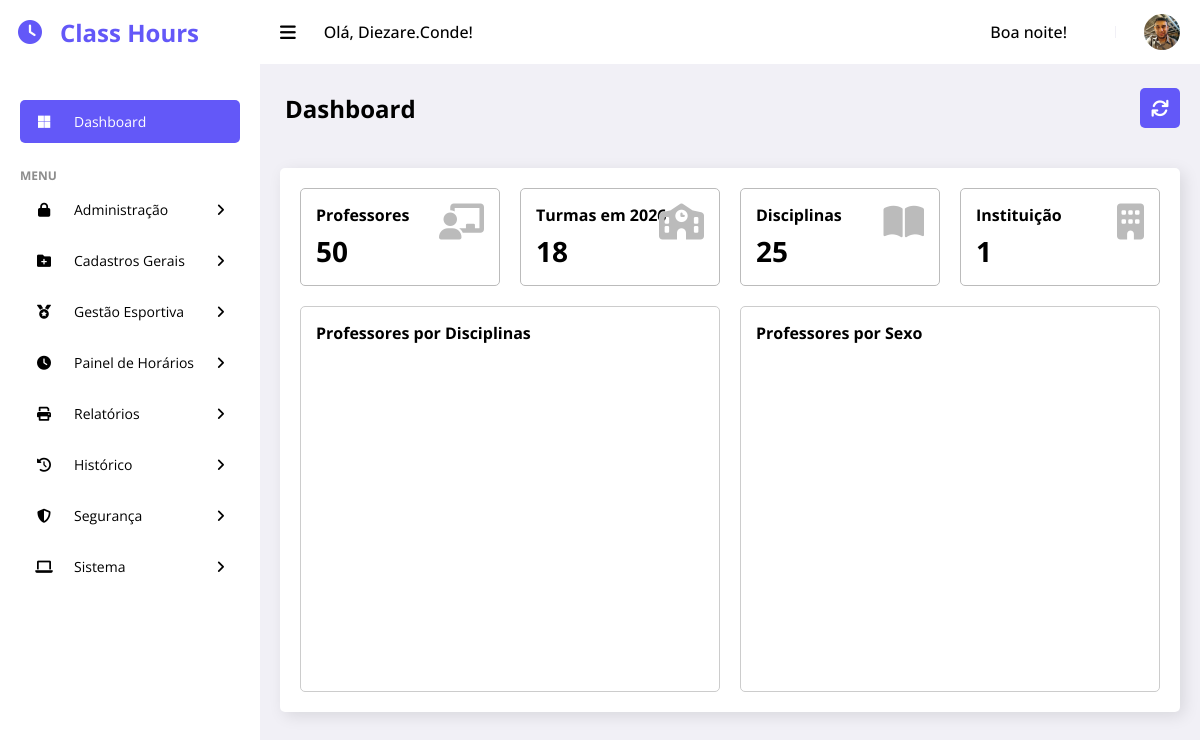
Screenshot of /app/pages/dashboard.php (signed in) with the database file from the repository.
### tables this page shows
CREATE TABLE `usuario` (
  `id_usuario` int(11) NOT NULL,
  `nome_usuario` varchar(50) NOT NULL,
  `email_usuario` varchar(100) NOT NULL,
  `senha_usuario` varchar(255) NOT NULL,
  `nivel_usuario` varchar(25) NOT NULL,
  `situacao_usuario` enum('Ativo','Inativo') NOT NULL DEFAULT 'Ativo',
  `data_cadastro_usuario` datetime NOT NULL DEFAULT current_timestamp(),
  `data_alteracao_senha_usuario` datetime DEFAULT NULL,
  `imagem_usuario` varchar(255) DEFAULT NULL
);

CREATE TABLE `ano_letivo` (
  `id_ano_letivo` int(11) NOT NULL,
  `ano` year(4) NOT NULL,
  `data_inicio` date NOT NULL,
  `data_fim` date NOT NULL,
  `data_cadastro` datetime DEFAULT current_timestamp()
);

### app/pages/dashboard.php (the view, shortened to what this page needs)
<?php
require_once __DIR__ . '/../../configs/init.php';
include_once APP_SERVER_PATH . '/models/header.php';
$idAnoLetivo = null;
$anoLabel		= date('Y');
$stmt = $pdo->query("
		SELECT id_ano_letivo, ano
		FROM ano_letivo
		WHERE CURDATE() BETWEEN data_inicio AND data_fim
		LIMIT 1
");
if ($row = $stmt->fetch(PDO::FETCH_ASSOC)) {
		$idAnoLetivo = (int)$row['id_ano_letivo'];
		$anoLabel		= $row['ano'];
}
$totalProf = (int)$pdo->query("SELECT COUNT(*) FROM professor")->fetchColumn();
$totalDisc = (int)$pdo->query("SELECT COUNT(*) FROM disciplina")->fetchColumn();
$totalInst = (int)$pdo->query("SELECT COUNT(*) FROM instituicao")->fetchColumn();
$totalTurmas = 0;
if ($idAnoLetivo) {
		$stmtTurmas = $pdo->prepare("SELECT COUNT(*) FROM turma WHERE id_ano_letivo = ?");
		$stmtTurmas->execute([$idAnoLetivo]);
		$totalTurmas = (int)$stmtTurmas->fetchColumn();
}
?>
<main>
	<div class="page-header">
		<h1>Dashboard</h1>
			<a href="<?php echo PAGES_PATH; ?>/horarios.php" class="btn-add" aria-label="Gerar Horários" title="Gerar Horários">
				<i class="fa-solid fa-arrows-rotate"></i> Gerar Horários
			</a>
	</div>
	<div class="data">
		<div class="content-data">
			<div class="row-cards">
				<div class="card">
					<p class="card-title">Professores</p>
					<h2 class="card-number"><?php echo $totalProf; ?></h2>
					<i class="fa-solid fa-chalkboard-teacher card-icon"></i>
				</div>
				<div class="card">
					<p class="card-title">Turmas em <?php echo htmlspecialchars($anoLabel); ?></p>
					<h2 class="card-number"><?php echo $totalTurmas; ?></h2>
					<i class="fa-solid fa-school card-icon"></i>
				</div>
				<div class="card">
					<p class="card-title">Disciplinas</p>
					<h2 class="card-number"><?php echo $totalDisc; ?></h2>
					<i class="fa-solid fa-book-open card-icon"></i>
				</div>
				<div class="card">
					<p class="card-title">Instituição</p>
					<h2 class="card-number"><?php echo $totalInst; ?></h2>
					<i class="fa-solid fa-building card-icon"></i>
				</div>
			</div>
			<div class="row-charts">
				<div class="chart-container">
					<p class="card-title">Professores por Disciplinas</p>
					<div id="chartBarras" class="chart chart-barras"></div>
				</div>
				<div class="chart-container">
					<p class="card-title">Professores por Sexo</p>
					<div id="chartPizza" class="chart chart-pizza"></div>
				</div>
			</div>
		</div>
	</div>
</main>
</body>
</html>

### app/models/header.php (shortened to what this page needs)
<?php
$idUsuario     = $_SESSION['id_usuario'] ?? 0;
$nomeUsuario   = 'Convidado';
$fotoPerfilBD  = '';
$fotoPerfil    = '';
if ($idUsuario > 0) {
    $stmtUser = $pdo->prepare("
        SELECT nome_usuario, imagem_usuario
        FROM usuario
        WHERE id_usuario = ?
        LIMIT 1
    ");
    $stmtUser->execute([$idUsuario]);
    if ($rowUser = $stmtUser->fetch(PDO::FETCH_ASSOC)) {
        $nomeUsuario  = $rowUser['nome_usuario'];
        $fotoPerfilBD = $rowUser['imagem_usuario'] ?? '';
    }
}
$host         = $_SERVER['HTTP_HOST'] ?? 'localhost';
$isLocalhost  = ($host === 'localhost' || $host === '127.0.0.1' || filter_var($host, FILTER_VALIDATE_IP));
$isHttps      = (!empty($_SERVER['HTTPS']) && $_SERVER['HTTPS'] !== 'off');
$isProduction = ($isHttps && !$isLocalhost);
if (empty($fotoPerfilBD)) {
    $fotoPerfil = rtrim(IMG_PATH, '/') . '/perfil/sem-foto.jpg';
} else if (preg_match('#^https?://#', $fotoPerfilBD)) {
    $fotoPerfil = $isProduction ? preg_replace('#^http://#', 'https://', $fotoPerfilBD) : $fotoPerfilBD;
} else {
    $fotoPerfil = rtrim(IMG_PATH, '/') . '/perfil/' . ltrim($fotoPerfilBD, '/');
}
$currentPath = parse_url($_SERVER['REQUEST_URI'] ?? '', PHP_URL_PATH) ?? '';
$currentFile = strtolower(basename($currentPath));
$grpAdmin      = ['evento.php', 'instituicao.php', 'usuario.php'];
$grpCadastros  = ['ano-letivo.php', 'disciplina.php', 'nivel-ensino.php', 'professor.php', 'sala.php', 'serie.php', 'turma.php', 'turno.php'];
$grpEsportes   = ['categoria.php', 'hora-aula-escolinha.php', 'modalidade.php'];
$grpPainel     = ['horarios.php', 'horarios-treino.php'];
$grpRelatorios = ['horario-aulas.php', 'horarios-professores.php', 'horarios-treino-geral.php', 'relatorio-hora-aula-escolinha.php', 'prof-aulas.php'];
$grpHistorico  = ['historico-horarios.php'];
$grpSeguranca  = ['backup.php', 'restore.php'];
function isSectionActive(array $files): bool {
    global $currentFile;
    return in_array($currentFile, array_map('strtolower', $files), true);
}
function dropdownClasses(array $files): string {
    return isSectionActive($files) ? ' active' : '';
}
$hora = date('H');
if ($hora >= 5 && $hora < 12) {
    $saudacao = 'Bom dia!';
} elseif ($hora >= 12 && $hora < 18) {
    $saudacao = 'Boa tarde!';
} else {
    $saudacao = 'Boa noite!';
}
?>
<!DOCTYPE html>
<html lang="pt-br" data-sw-path="<?= SW_PATH ?>">
<head><meta charset="utf-8">
	<link rel="stylesheet" href="https://cdnjs.cloudflare.com/ajax/libs/font-awesome/6.0.0-beta3/css/all.min.css">
	<link rel="stylesheet" href="<?php echo CSS_PATH; ?>/style.css">
	<link rel="stylesheet" href="<?= SW_PATH ?>/sweetalert2.css">
</head>
<body>
	<section id="sidebar">
		<a href="#" class="brand"><i class="fa-solid fa-clock icon"></i>Class Hours</a>
		<ul class="side-menu">
			<li>
				<a href="<?php echo PAGES_PATH; ?>/dashboard.php" <?php echo ($currentFile === 'dashboard.php' ? 'class="active"' : ''); ?>>
					<i class="fa-brands fa-microsoft icon"></i>Dashboard
				</a>
			</li>
			<li class="divider" data-text="menu">Menu</li>
			<li>
				<a href="#" class="has-dropdown<?php echo dropdownClasses($grpAdmin); ?>">
					<i class="fa-solid fa-lock icon"></i> Administração
					<i class="fa-solid fa-angle-right icon-right"></i>
				</a>
			</li>
			<li>
				<a href="#" class="has-dropdown<?php echo dropdownClasses($grpCadastros); ?>">
					<i class="fa-solid fa-folder-plus icon"></i> Cadastros Gerais
					<i class="fa-solid fa-angle-right icon-right"></i>
				</a>
			</li>
			<li>
				<a href="#" class="has-dropdown<?php echo dropdownClasses($grpEsportes); ?>">
					<i class="fa-solid fa-medal icon"></i> Gestão Esportiva
					<i class="fa-solid fa-angle-right icon-right"></i>
				</a>
			</li>
			<li>
				<a href="#" class="has-dropdown<?php echo dropdownClasses($grpPainel); ?>">
					<i class="fa-solid fa-clock icon"></i> Painel de Horários
					<i class="fa-solid fa-angle-right icon-right"></i>
				</a>
			</li>
			<li>
				<a href="#" class="has-dropdown<?php echo dropdownClasses($grpRelatorios); ?>">
					<i class="fa-solid fa-print icon"></i> Relatórios
					<i class="fa-solid fa-angle-right icon-right"></i>
				</a>
			</li>
			<li>
				<a href="#" class="has-dropdown<?php echo dropdownClasses($grpHistorico); ?>">
					<i class="fa-solid fa-clock-rotate-left icon"></i> Histórico
					<i class="fa-solid fa-angle-right icon-right"></i>
				</a>
			</li>
			<li>
				<a href="#" class="has-dropdown<?php echo dropdownClasses($grpSeguranca); ?>">
					<i class="fa-solid fa-shield icon"></i> Segurança
					<i class="fa-solid fa-angle-right icon-right"></i>
				</a>
			</li>
			<li>
				<a href="#" class="has-dropdown">
					<i class="fa-solid fa-laptop icon"></i> Sistema
					<i class="fa-solid fa-angle-right icon-right"></i>
				</a>
			</li>
		</ul>
	</section>
	<section id="content">
		<nav>
			<i class="fa-solid fa-bars toggle-sidebar"></i>
			<form action="#">
				<div class="user-greeting">
					Olá, <?php echo htmlspecialchars($nomeUsuario); ?>!
				</div>
			</form>
			<div class="user-greeting">
				<?= $saudacao ?>
			</div>
			<div class="profile">
				<img src="<?php echo $fotoPerfil; ?>" alt="Profile" class="avatar">
			</div>
		</nav>

### app/assets/sw2/sweetalert2.css (style rules this page uses)
:root { --swal2-outline: 0 0 0 3px rgba(100, 150, 200, 0.5); --swal2-container-padding: 0.625em; --swal2-backdrop: rgba(0, 0, 0, 0.4); --swal2-backdrop-transition: background-color 0.15s; --swal2-width: 32em; --swal2-padding: 0 0 1.25em; --swal2-border: none; --swal2-border-radius: 0.3125rem; --swal2-background: white; --swal2-color: #545454; --swal2-show-animation: swal2-show 0.3s; --swal2-hide-animation: swal2-hide 0.15s forwards; --swal2-icon-zoom: 1; --swal2-icon-animations: true; --swal2-title-padding: 0.8em 1em 0; --swal2-html-container-padding: 1em 1.6em 0.3em; --swal2-input-border: 1px solid #d9d9d9; --swal2-input-border-radius: 0.1875em; --swal2-input-box-shadow: inset 0 1px 1px rgba(0, 0, 0, 0.06), 0 0 0 3px transparent; --swal2-input-background: transparent; --swal2-input-transition: border-color 0.2s, box-shadow 0.2s; --swal2-input-hover-box-shadow: inset 0 1px 1px rgba(0, 0, 0, 0.06), 0 0 0 3px transparent; --swal2-input-focus-border: 1px solid #b4dbed; --swal2-input-focus-box-shadow: inset 0 1px 1px rgba(0, 0, 0, 0.06), 0 0 0 3px rgba(100, 150, 200, 0.5); --swal2-progress-step-background: #add8e6; --swal2-validation-message-background: #f0f0f0; --swal2-validation-message-color: #666; --swal2-footer-border-color: #eee; --swal2-footer-background: transparent; --swal2-footer-color: inherit; --swal2-timer-progress-bar-background: rgba(0, 0, 0, 0.3); --swal2-close-button-position: initial; --swal2-close-button-inset: auto; --swal2-close-button-font-size: 2.5em; --swal2-close-button-color: #ccc; --swal2-close-button-transition: color 0.2s, box-shadow 0.2s; --swal2-close-button-outline: initial; --swal2-close-button-box-shadow: inset 0 0 0 3px transparent; --swal2-close-button-focus-box-shadow: inset var(--swal2-outline); --swal2-close-button-hover-transform: none; --swal2-actions-justify-content: center; --swal2-actions-width: auto; --swal2-actions-margin: 1.25em auto 0; --swal2-actions-padding: 0; --swal2-actions-border-radius: 0; --swal2-actions-background: transparent; --swal2-action-button-transition: background-color 0.2s, box-shadow 0.2s; --swal2-action-button-hover: black 10%; --swal2-action-button-active: black 10%; --swal2-confirm-button-box-shadow: none; --swal2-confirm-button-border-radius: 0.25em; --swal2-confirm-button-background-color: #7066e0; --swal2-confirm-button-color: #fff; --swal2-deny-button-box-shadow: none; --swal2-deny-button-border-radius: 0.25em; --swal2-deny-button-background-color: #dc3741; --swal2-deny-button-color: #fff; --swal2-cancel-button-box-shadow: none; --swal2-cancel-button-border-radius: 0.25em; --swal2-cancel-button-background-color: #6e7881; --swal2-cancel-button-color: #fff; --swal2-toast-show-animation: swal2-toast-show 0.5s; --swal2-toast-hide-animation: swal2-toast-hide 0.1s forwards; --swal2-toast-border: none; --swal2-toast-box-shadow: 0 0 1px hsl(0deg 0% 0% / 0.075), 0 1px 2px hsl(0deg 0% 0% / 0.075), 1px 2px 4px hsl(0deg 0% 0% / 0.075), 1px 3px 8px hsl(0deg 0% 0% / 0.075), 2px 4px 16px hsl(0deg 0% 0% / 0.075); }

### rows the page displays
usuario: nome_usuario "Diezare.Conde", imagem_usuario (picture)
ano_letivo: ano "2026"

### other values shown
$saudacao "Boa noite!"
$totalProf "50"
$totalTurmas "18"
$totalDisc "25"
$totalInst "1"
